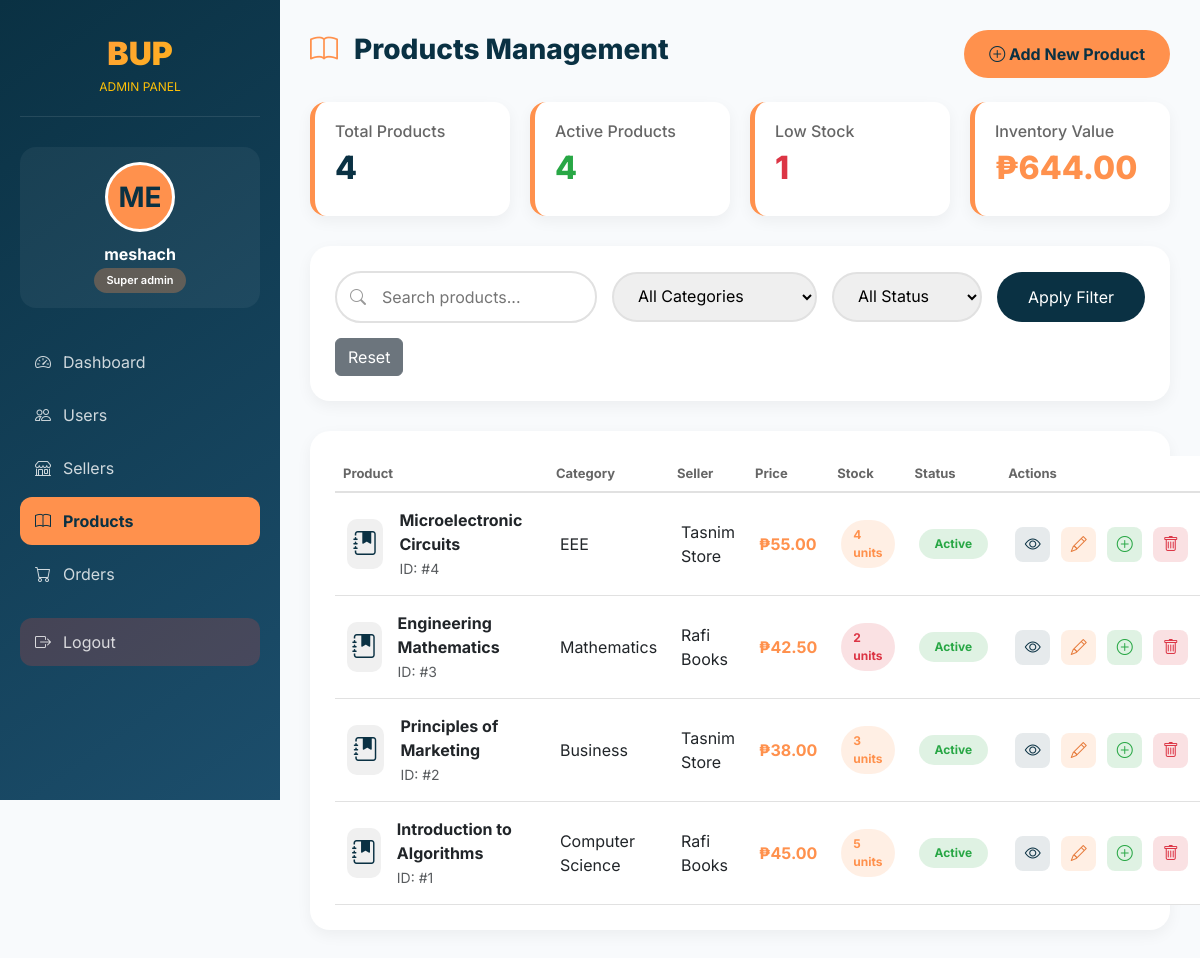
Screenshot of /admin/products.php (signed in) with the database file from the repository.
### tables this page shows
CREATE TABLE `product` (
  `ProductID` int(11) NOT NULL,
  `ProductName` varchar(150) NOT NULL,
  `Category` varchar(100) NOT NULL,
  `Price` decimal(10,2) NOT NULL,
  `StockQuantity` int(11) NOT NULL,
  `Status` char(1) NOT NULL DEFAULT 'A',
  `SellerID` int(11) NOT NULL,
  `image` varchar(255) NOT NULL
);

CREATE TABLE `seller` (
  `SellerID` int(11) NOT NULL,
  `Name` varchar(100) NOT NULL,
  `ContactInfo` varchar(150) NOT NULL,
  `AssignPrice` text NOT NULL,
  `logo` varchar(250) NOT NULL,
  `UserID` int(11) DEFAULT NULL,
  `Status` char(1) NOT NULL DEFAULT 'A',
  `CreatedAt` datetime NOT NULL DEFAULT current_timestamp()
);

### admin/products.php (the view, shortened to what this page needs)
<?php
try {
    $pdo = new PDO("mysql:host=localhost;dbname=bup_books", "root", "");
    $pdo->setAttribute(PDO::ATTR_ERRMODE, PDO::ERRMODE_EXCEPTION);
} catch (PDOException $e) {
    die("Database connection failed: " . $e->getMessage());
}
$admin_name = $_SESSION['admin_name'];
$admin_role = $_SESSION['admin_role'];
$search = $_GET['search'] ?? '';
$query = "SELECT p.*, s.Name as SellerName, s.SellerID
          FROM product p
          JOIN seller s ON p.SellerID = s.SellerID
          WHERE 1=1";
$params = [];
$query .= " ORDER BY p.ProductID DESC";
$stmt = $pdo->prepare($query);
$stmt->execute($params);
$products = $stmt->fetchAll();
$total_products = $pdo->query("SELECT COUNT(*) FROM product")->fetchColumn();
$active_products = $pdo->query("SELECT COUNT(*) FROM product WHERE Status = 'A'")->fetchColumn();
$total_value = $pdo->query("SELECT SUM(Price * StockQuantity) FROM product WHERE Status = 'A'")->fetchColumn();
$low_stock = $pdo->query("SELECT COUNT(*) FROM product WHERE StockQuantity < 3 AND Status = 'A'")->fetchColumn();
?>
<!DOCTYPE html>
<html lang="en">
<head>
    <link href="https://cdn.jsdelivr.net/npm/bootstrap@5.3.0/dist/css/bootstrap.min.css" rel="stylesheet">
    <link rel="stylesheet" href="https://cdn.jsdelivr.net/npm/bootstrap-icons@1.11.1/font/bootstrap-icons.css">
</head>
<body>
    <div class="sidebar">
        <div class="sidebar-logo">
            <div class="logo-text">BUP</div>
            <div class="logo-sub">ADMIN PANEL</div>
        </div>
        <div class="admin-info">
            <div class="admin-avatar">
                <?php echo strtoupper(substr($admin_name, 0, 2)); ?>
            </div>
            <div class="admin-name"><?php echo htmlspecialchars($admin_name); ?></div>
            <span class="admin-badge">
                <?php echo ucfirst(str_replace('_', ' ', $admin_role)); ?>
            </span>
        </div>
        <ul class="nav-menu">
            <li class="nav-item">
                <a href="dashboard.php" class="nav-link">
                    <i class="bi bi-speedometer2"></i> Dashboard
                </a>
            </li>
            <li class="nav-item">
                <a href="users.php" class="nav-link">
                    <i class="bi bi-people"></i> Users
                </a>
            </li>
            <li class="nav-item">
                <a href="sellers.php" class="nav-link">
                    <i class="bi bi-shop"></i> Sellers
                </a>
            </li>
            <li class="nav-item">
                <a href="products.php" class="nav-link active">
                    <i class="bi bi-book"></i> Products
                </a>
            </li>
            <li class="nav-item">
                <a href="orders.php" class="nav-link">
                    <i class="bi bi-cart"></i> Orders
                </a>
            </li>
            <li class="nav-item">
                <a href="logout.php" class="nav-link" style="margin-top: 20px; background: rgba(255,69,58,0.2);">
                    <i class="bi bi-box-arrow-right"></i> Logout
                </a>
            </li>
        </ul>
    </div>
    <div class="main-content">
        <div class="d-flex justify-content-between align-items-center mb-4">
            <h1 style="font-size: 28px; font-weight: 800; color: var(--bup-blue);">
                <i class="bi bi-book me-3" style="color: var(--bup-orange);"></i>Products Management
            </h1>
            <button class="btn-add" data-bs-toggle="modal" data-bs-target="#addProductModal">
                <i class="bi bi-plus-circle"></i> Add New Product
            </button>
        </div>
        <div class="stats-mini">
            <div class="stat-mini-card">
                <h6 style="color: #666;">Total Products</h6>
                <h2 style="font-size: 32px; font-weight: 800;"><?php echo $total_products; ?></h2>
            </div>
            <div class="stat-mini-card">
                <h6 style="color: #666;">Active Products</h6>
                <h2 style="font-size: 32px; font-weight: 800; color: #28a745;"><?php echo $active_products; ?></h2>
            </div>
            <div class="stat-mini-card">
                <h6 style="color: #666;">Low Stock</h6>
                <h2 style="font-size: 32px; font-weight: 800; color: #dc3545;"><?php echo $low_stock; ?></h2>
            </div>
            <div class="stat-mini-card">
                <h6 style="color: #666;">Inventory Value</h6>
                <h2 style="font-size: 32px; font-weight: 800; color: var(--bup-orange);">₱<?php echo number_format($total_value, 2); ?></h2>
            </div>
        </div>
        <div class="content-card">
            <form method="GET" class="filter-bar">
                <div class="search-box">
                    <i class="bi bi-search"></i>
                    <input type="text" name="search" placeholder="Search products..." value="<?php echo htmlspecialchars($search); ?>">
                </div>
                <select name="category" class="filter-select">
                    <option value="">All Categories</option>
                </select>
                <select name="status" class="filter-select">
                    <option value="">All Status</option>
                </select>
                <button type="submit" class="btn" style="background: var(--bup-blue); color: white; border-radius: 30px; padding: 12px 30px;">
                    Apply Filter
                </button>
                <a href="products.php" class="btn btn-secondary">Reset</a>
            </form>
        </div>
        <div class="content-card">
            <table class="table">
                <thead>
                    <tr>
                        <th>Product</th>
                        <th>Category</th>
                        <th>Seller</th>
                        <th>Price</th>
                        <th>Stock</th>
                        <th>Status</th>
                        <th>Actions</th>
                    </tr>
                </thead>
                <tbody>
                    <?php if (count($products) > 0): ?>
                        <?php foreach ($products as $product): ?>
                        <tr>
                            <td>
                                <div class="d-flex align-items-center">
                                    <div class="product-image-sm me-3">
                                        <i class="bi bi-journal-bookmark-fill"></i>
                                    </div>
                                    <div>
                                        <strong><?php echo htmlspecialchars($product['ProductName']); ?></strong>
                                        <br>
                                        <small class="text-muted">ID: #<?php echo $product['ProductID']; ?></small>
                                    </div>
                                </div>
                            </td>
                            <td><?php echo htmlspecialchars($product['Category']); ?></td>
                            <td><?php echo htmlspecialchars($product['SellerName']); ?></td>
                            <td style="font-weight: 700; color: var(--bup-orange);">₱<?php echo number_format($product['Price'], 2); ?></td>
                            <td>
                                <?php
                                $stock = $product['StockQuantity'];
                                $stockClass = 'stock-high';
                                if ($stock <= 2) $stockClass = 'stock-low';
                                elseif ($stock <= 5) $stockClass = 'stock-medium';
                                ?>
                                <span class="stock-badge <?php echo $stockClass; ?>">
                                    <?php echo $stock; ?> units
                                </span>
                            </td>
                            <td>
                                <span class="status-badge <?php echo $product['Status'] == 'A' ? 'status-active' : 'status-inactive'; ?>">
                                    <?php echo $product['Status'] == 'A' ? 'Active' : 'Inactive'; ?>
                                </span>
                            </td>
                            <td>
                                <div class="action-buttons">
                                    <a href="product-details.php?id=<?php echo $product['ProductID']; ?>" class="btn-icon btn-view" title="View">
                                        <i class="bi bi-eye"></i>
                                    </a>
                                    <button class="btn-icon btn-edit" onclick='editProduct(<?php echo json_encode($product); ?>)' title="Edit" data-bs-toggle="modal" data-bs-target="#editProductModal">
                                        <i class="bi bi-pencil"></i>
                                    </button>
                                    <button class="btn-icon btn-stock" onclick="addStock(<?php echo $product['ProductID']; ?>, '<?php echo htmlspecialchars($product['ProductName']); ?>')" title="Add Stock" data-bs-toggle="modal" data-bs-target="#addStockModal">
                                        <i class="bi bi-plus-circle"></i>
                                    </button>
                                    <?php if ($admin_role == 'super_admin'): ?>
                                        <?php if ($product['Status'] == 'A'): ?>
                                            <a href="products.php?delete=<?php echo $product['ProductID']; ?>" class="btn-icon" style="background: rgba(220,53,69,0.15); color: #dc3545;" title="Deactivate" onclick="return confirm('Deactivate this product?')">
                                                <i class="bi bi-trash"></i>
                                            </a>
                                        <?php else: ?>
                                            <a href="products.php?restore=<?php echo $product['ProductID']; ?>" class="btn-icon" style="background: rgba(40,167,69,0.15); color: #28a745;" title="Restore">
                                                <i class="bi bi-arrow-counterclockwise"></i>
                                            </a>
                                        <?php endif; ?>
                                    <?php endif; ?>
                                </div>
                            </td>
                        </tr>
                        <?php endforeach; ?>
                    <?php endif; ?>
                </tbody>
            </table>
        </div>
    </div>
</body>
</html>

### admin/products.php (style rules this page uses)
:root { --bup-blue: #0A3143; --bup-blue-light: #1C4E6C; --bup-orange: #FF914D; --bup-orange-dark: #E67A3A; --bup-yellow: #FFC107; --bup-white: #ffffff; --bup-offwhite: #F8FAFC; --bup-gray: #5A6C74; --bup-gray-light: #E1E9F0; }
* { margin: 0; padding: 0; box-sizing: border-box; }
body { font-family: 'Inter', sans-serif; background: var(--bup-offwhite); color: var(--bup-blue); }
.sidebar { position: fixed; top: 0; left: 0; width: 280px; height: 100vh; background: linear-gradient(145deg, #0A3143, #1C4E6C); color: white; padding: 30px 20px; overflow-y: auto; z-index: 1000; }
.sidebar-logo { text-align: center; margin-bottom: 30px; padding-bottom: 20px; border-bottom: 1px solid rgba(255,255,255,0.1); }
.logo-text { font-size: 32px; font-weight: 900; background: linear-gradient(135deg, var(--bup-orange), var(--bup-yellow)); -webkit-background-clip: text; -webkit-text-fill-color: transparent; }
.logo-sub { font-size: 12px; color: var(--bup-yellow); }
.admin-info { text-align: center; margin-bottom: 30px; padding: 15px; background: rgba(255,255,255,0.05); border-radius: 16px; }
.admin-avatar { width: 70px; height: 70px; background: var(--bup-orange); border-radius: 50%; display: flex; align-items: center; justify-content: center; margin: 0 auto 10px; font-size: 28px; font-weight: 700; color: var(--bup-blue); border: 3px solid white; }
.admin-name { font-size: 16px; font-weight: 700; }
.admin-badge { display: inline-block; background: rgba(255,145,77,0.3); padding: 4px 12px; border-radius: 30px; font-size: 11px; font-weight: 600; }
.nav-menu { list-style: none; padding: 0; margin-top: 30px; }
.nav-item { margin-bottom: 5px; }
.nav-link { display: flex; align-items: center; padding: 12px 15px; color: rgba(255,255,255,0.8); text-decoration: none; border-radius: 12px; transition: all 0.3s; gap: 12px; }
.nav-link:hover, .nav-link.active { background: rgba(255,255,255,0.15); color: white; }
.nav-link.active { background: var(--bup-orange); color: var(--bup-blue); font-weight: 700; }
.main-content { margin-left: 280px; padding: 30px; }
.stats-mini { display: grid; grid-template-columns: repeat(auto-fit, minmax(200px, 1fr)); gap: 20px; margin-bottom: 30px; }
.stat-mini-card { background: white; border-radius: 16px; padding: 20px; box-shadow: 0 5px 15px rgba(0,0,0,0.05); border-left: 5px solid var(--bup-orange); }
.content-card { background: white; border-radius: 20px; padding: 25px; box-shadow: 0 5px 15px rgba(0,0,0,0.05); margin-bottom: 30px; }
.btn-add { background: var(--bup-orange); color: var(--bup-blue); border: none; padding: 12px 25px; border-radius: 30px; font-weight: 700; cursor: pointer; }
.btn-icon { width: 35px; height: 35px; border-radius: 8px; display: inline-flex; align-items: center; justify-content: center; text-decoration: none; margin: 0 3px; border: none; cursor: pointer; }
.btn-view { background: rgba(10,49,67,0.1); color: var(--bup-blue); }
.btn-edit { background: rgba(255,145,77,0.15); color: var(--bup-orange-dark); }
.btn-stock { background: rgba(40,167,69,0.15); color: #28a745; }
.filter-bar { display: flex; gap: 15px; flex-wrap: wrap; align-items: center; }
.search-box { flex: 1; min-width: 250px; position: relative; }
.search-box i { position: absolute; left: 15px; top: 50%; transform: translateY(-50%); color: #999; }
.search-box input { width: 100%; padding: 12px 15px 12px 45px; border: 2px solid #e1e1e1; border-radius: 30px; }
.filter-select { padding: 12px 20px; border: 2px solid #e1e1e1; border-radius: 30px; min-width: 150px; }
.product-image-sm { width: 50px; height: 50px; background: #f0f0f0; border-radius: 10px; display: flex; align-items: center; justify-content: center; font-size: 24px; color: var(--bup-blue); }
.stock-badge { display: inline-block; padding: 6px 12px; border-radius: 30px; font-size: 12px; font-weight: 700; }
.stock-medium { background: rgba(255,145,77,0.15); color: var(--bup-orange); }
.stock-low { background: rgba(220,53,69,0.15); color: #dc3545; }
.status-badge { display: inline-block; padding: 6px 16px; border-radius: 50px; font-size: 12px; font-weight: 700; }
.status-active { background: rgba(40,167,69,0.15); color: #28a745; }
.table { margin-bottom: 0; }
.table thead th { border-bottom: 2px solid #e1e1e1; color: #666; font-weight: 700; font-size: 13px; }
.table tbody td { padding: 15px 12px; vertical-align: middle; border-bottom: 1px solid #e1e1e1; }
.action-buttons { display: flex; gap: 5px; }

### rows the page displays
product: ProductName "Microelectronic Circuits", ProductID "4", Category "EEE", SellerID.Name "Tasnim Store", Price "55.00", StockQuantity "4", Status "Active"
product: ProductName "Engineering Mathematics", ProductID "3", Category "Mathematics", SellerID.Name "Rafi Books", Price "42.50", StockQuantity "2", Status "Active"
product: ProductName "Principles of Marketing", ProductID "2", Category "Business", SellerID.Name "Tasnim Store", Price "38.00", StockQuantity "3", Status "Active"
product: ProductName "Introduction to Algorithms", ProductID "1", Category "Computer Science", SellerID.Name "Rafi Books", Price "45.00", StockQuantity "5", Status "Active"

### other values shown
substr($admin_name, 0, 2) "ME"
$admin_name "meshach"
str_replace('_', ' ', $admin_role) "Super admin"
$total_products "4"
$active_products "4"
$low_stock "1"
$total_value "644.00"
